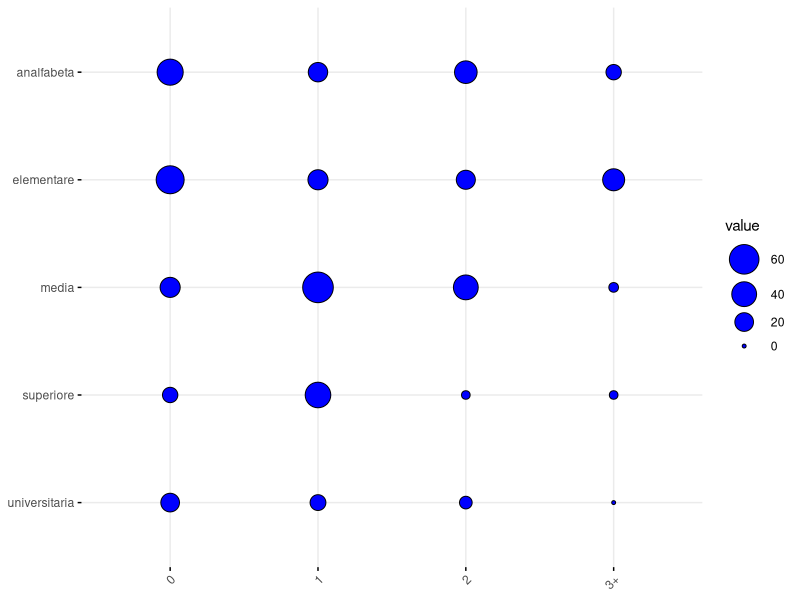
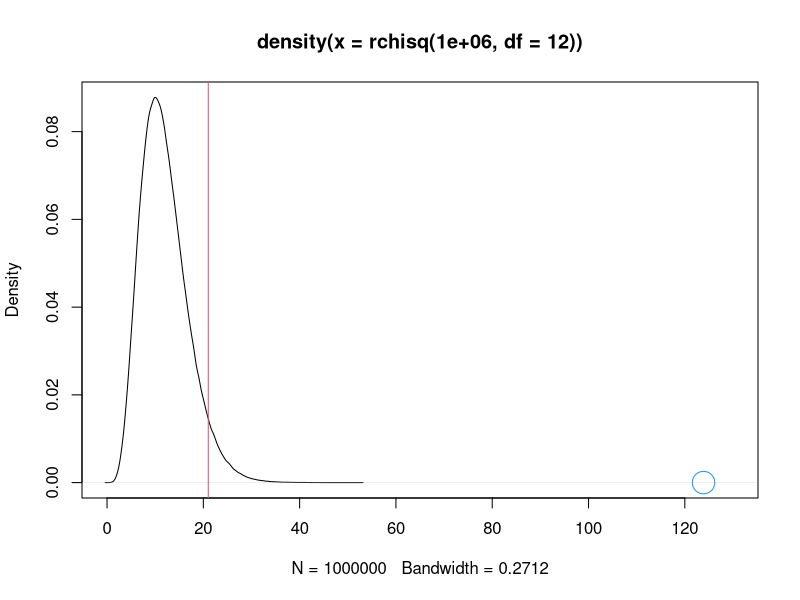
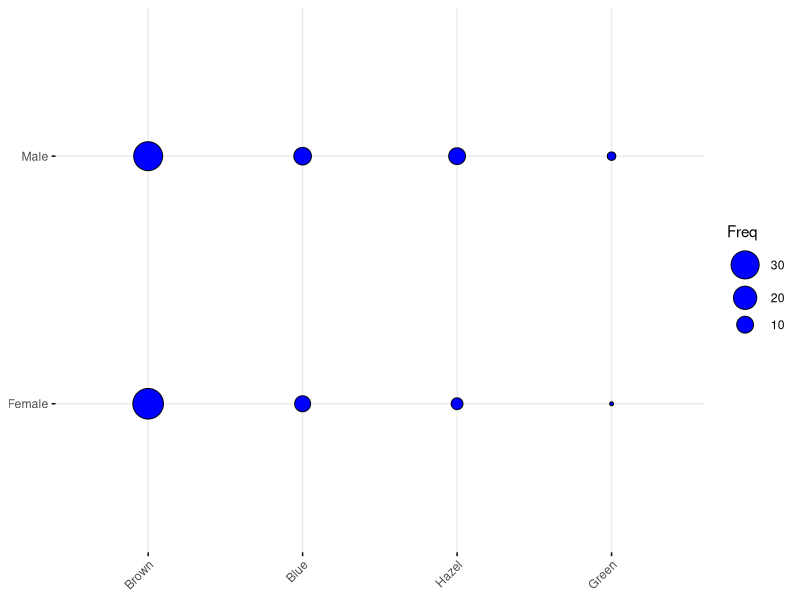

The R script that drew these images, in order:
#tabella di frequenze congiunte
#i dati si riferiscono al numero di figli rispetto a livello di istruzione
tabella <- matrix(data = c(45,22,32,12,
                           53,24,21,30,
                           24,65,40,3,
                           12,43,2,2,
                           20,13,7,0),
                  nrow = 5,
                  ncol = 4,
                  byrow = T)


colnames(tabella)<- c("0","1","2","3+")

row.names(tabella) <- c("analfabeta",
                        "elementare",
                        "media",
                        "superiore",
                        "universitaria")

install.packages("ggpubr") #estensione ggplot pernette costruire baloone plot
ggpubr::ggballoonplot(data=as.data.frame(tabella),
                      fill="blue")
#se ci sono pattern diagonali di capisce che c'è associzione tra le due variabili

#restituisce le distribuzioni marginali delle varabili
margin.table(tabella,1) #restituisce it otali di rgia
margin.table(tabella,2) #restituisce il ltotale di colonna
margin.table(tabella) #restituisce il total della tabella

attese<- tabella

for(i in 1:nrow(tabella)){
  for(j in 1:ncol(tabella)){
    
    attese[i,j] <- margin.table(tabella,1)[i] * margin.table(tabella,2)[j] / margin.table(tabella)
    
  }
}

osservate<-tabella


sum((osservate-attese)^2/attese)

plot(density(rchisq(1000000,df = 12)),xlim=c(0,130))
abline(v=qchisq(0.95,12),col=2)
points(123.89,0,cex=3,col=4)

test.indipendenza<- chisq.test(tabella)


test.indipendenza$expected



dati<-HairEyeColor[1,,]
ggpubr::ggballoonplot(data=as.data.frame(dati),
                      fill="blue")
chisq.test(dati)



tabella <- as.table(tabella)

countsToCases <- function(x, countcol = "Freq") {
  # Get the row indices to pull from x
  idx <- rep.int(seq_len(nrow(x)), x[[countcol]])
  
  # Drop count column
  x[[countcol]] <- NULL
  
  # Get the rows from x
  x[idx, ]
}


dati_long <- countsToCases(as.data.frame(tabella))
colnames(dati_long)<-c("Istruzione","N.figli")
chisq.test( table(dati_long))

cor.test(as.numeric(dati_long$Istruzione),
    as.numeric(dati_long$N.figli),
    method = "kendall")

